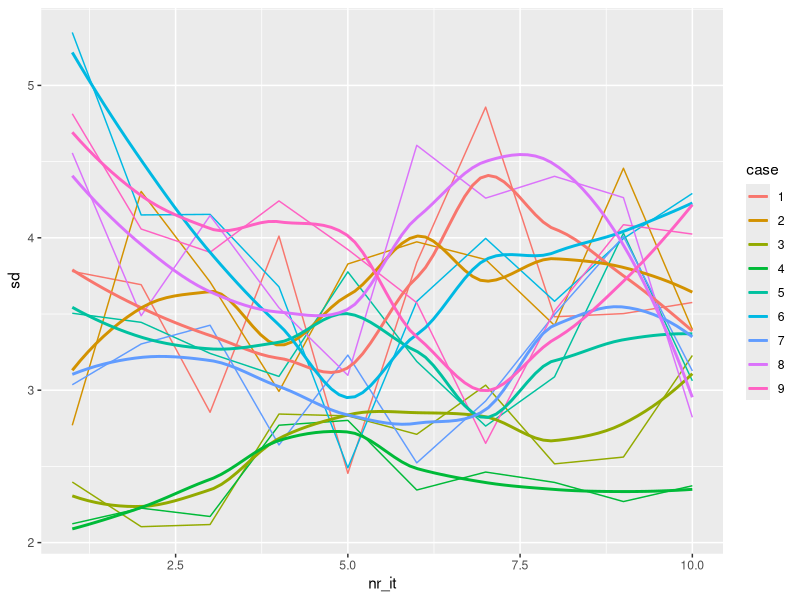

Write R code to recreate this figure.
## ---- chunk 1
# set-up environment
library(mice) # Data imputation
library(dplyr) # Data manipulation
# library(magrittr)
# library(broom)
library(ggplot2)
library(purrr)
set.seed(123)
dat <- nhanes

# parameters
M <- 20
T_max <- 10

## ---- chunk 2
# for BMI only
# objects
plot <- list()
distr <- list()

# this should be repeated T times
for (it in 1:T_max) {
  if (it == 1) {
    # impute missingness with one iteration
    mids <- mice(dat,
                 maxit = 1,
                 m = M,
                 print = FALSE)
  } else {
    # add an iteration
    mids <- mice.mids(mids, maxit = 1, printFlag = FALSE)
  }
  
  # plot density of imputed values
  imputed_values <-
    mids[["imp"]]$bmi %>% mutate(case = row_number()) %>%  tidyr::gather("imp", "value", 1:M) %>% .[order(.$case, .$imp),] #%>% group_by(case) %>% mutate(case_mean = mean(value)) %>% ungroup()
  distr[[it]] <-
    case_mean <-
    imputed_values %>% group_by(case) %>% summarise(mu = mean(value), sigma = sd(value))
  
  # plot hist per case
  plot[[it]] <- imputed_values %>% ggplot(aes(x = value)) +
    geom_histogram() +
    geom_vline(data = case_mean, mapping = aes(xintercept = mu)) +
    facet_wrap( ~ case)
  # would be nice to have these overlapping per case!
  
  # # plot density per case
  # imputed_values %>% ggplot(aes(x = value)) +
  #   geom_histogram(aes(y = ..density..)) +
  #   geom_density() +
  #   geom_vline(data = case_mean, mapping = aes(xintercept = mu)) +
  #   facet_wrap(~case)
  
  ############################ make it work for all other vars
  # vars <- map_dfr(dat, ~is.na(.x) %>% sum() > 0)
  # imputed_values_list <- mids[["imp"]] %>% map(~{filter(.x %in% vars)})
  #
  # #filter(length(row.names(.x)))}) %>% map(~{mutate(case = row_number()) %>%  tidyr::gather("imp", "value", 1:M) %>% .[order(.$case, .$imp), ]})
  ############################
}

# # this is just the between chain variance, right?
# average_sd <- distr %>% purrr::map(~{mean(.$sigma)})
# plot.ts(average_sd) #is this == plot(mids)?

# # now split by case abd plot time series
# purrr::map(1:9, function(x) purrr::map(distr, ~{.$sigma[.$case==x]})) %>% purrr::map(~plot.ts(.x))

# or with ggplot to put them in 1 plot
sd_per_case_per_it <-
  purrr::map(1:9, function(x)
    purrr::map_dbl(distr, ~ {
      .$sigma[.$case == x]
    })) %>% as.data.frame() %>% mutate(nr_it = row_number())

colnames(sd_per_case_per_it) <- c(1:9, "nr_it")

#sd_per_case_per_it %>%  tidyr::gather("case", "sd", 1:9) %>% ggplot() + geom_line(aes(x = nr_it, y = sd)) + facet_wrap(~case)
sd_per_case_per_it %>%  tidyr::gather("case", "sd", 1:9) %>% ggplot(aes(x = nr_it, y = sd, col = case)) + geom_line() + geom_smooth(se = F)

## ---- chunk 3
# objects
imputed_values <- plot <- distr <- list()

# which vars?
nmis <- dat %>% map_dbl(~{is.na(.x) %>% sum()}) #%>% which(.>0) %>% names()
#nmis <- apply(is.na(dat), 2, sum)
vars <- names(nmis[nmis>0])

# this should be repeated T times
for (it in 1:T_max) {
  if (it == 1) {
    # impute missingness with one iteration
    mids <- mice(dat,
                 maxit = 1,
                 m = M,
                 print = FALSE)
  } else {
    # add an iteration
    mids <- mice.mids(mids, maxit = 1, printFlag = FALSE)
  }
  
  # plot density of imputed values
imputed_values[[it]] <-  mids[["imp"]][vars]
} 

# #test3 <- map(1:T_max, function(x) map(imputed_values, function(y) y[vars]))
# test4 <- map(imputed_values, function(x) x[vars])

imputed_values[[1]]$bmi %>% mutate(case = row_number())
#map(imputed_values, function(x) map(vars, function(y) {print(x)}))#mutate(case = row_number())})) #%>%  tidyr::gather("imp", "value", 1:M) %>% .[order(.$case, .$imp),]}) 
test5 <- map(imputed_values, function(.x) map(.x, function(.y) {as.data.frame(.y) %>% mutate(case = row_number()) %>%  tidyr::gather("imp", "value", 1:M)  %>% .[order(.$case),] %>% mutate(.x = .$value) }))#group_by(.$case) %>% summarise(mu = mean(.$value), sigma = sd(.$value))}) ) 
# case_mean <- imputed_values %>% group_by(case) %>% summarise(mu = mean(value), sigma = sd(value))
# test5[[1]]$bmi %>% group_by(case) %>% summarise(mu = mean(value), sigma = sd(value))  
test5[[1]] %>% map(vars, ~{.x %>% rename(bmi = value)})

# # plot hist per case
# test4[[1]] %>% map(~{ggplot(aes(x = value)) +
#     geom_histogram() +
#     geom_vline(data = case_mean, mapping = aes(xintercept = mu)) +
#     facet_wrap( ~ case)}) 

